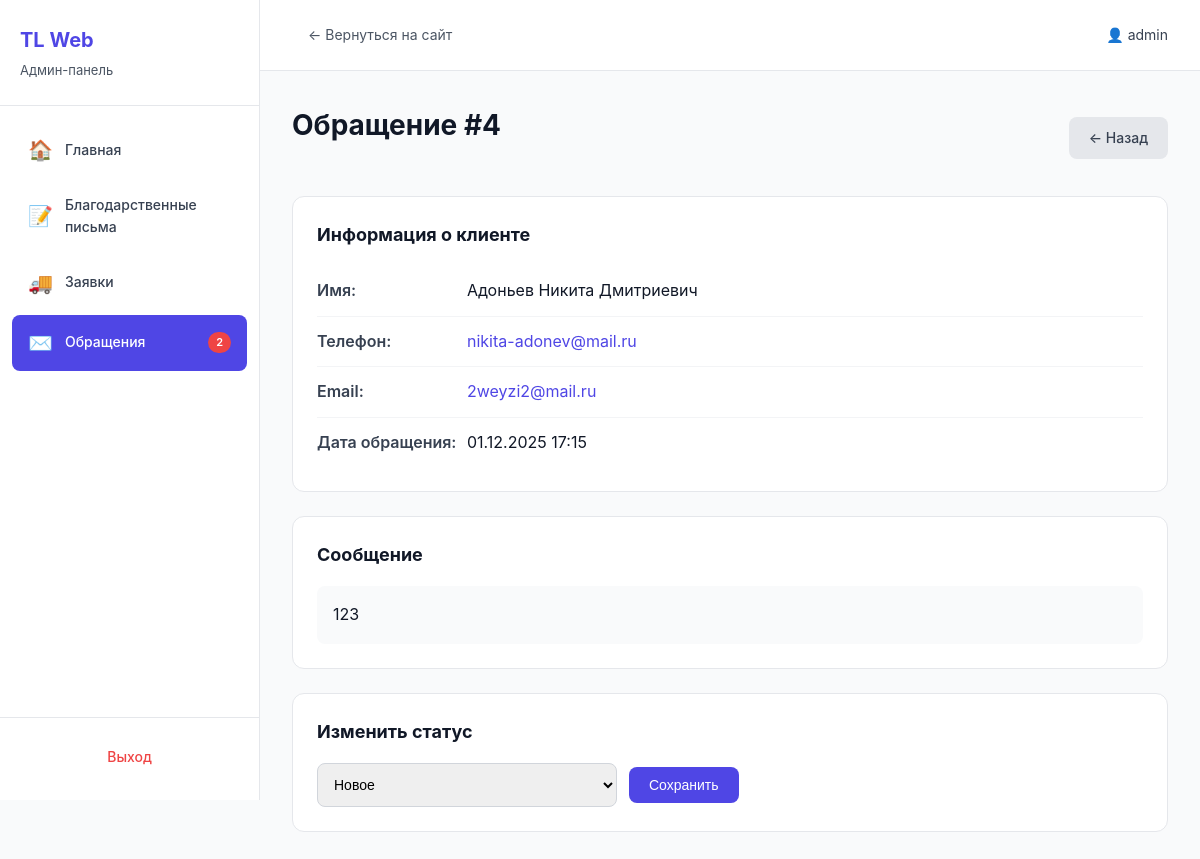
The app's page /public/admin/pages/contact-view.php?id=4 (signed in) with its own data.
### tables this page shows
CREATE TABLE `contacts` (
  `id` int(11) NOT NULL,
  `name` varchar(255) NOT NULL COMMENT 'Имя',
  `phone` varchar(50) NOT NULL COMMENT 'Телефон',
  `email` varchar(255) DEFAULT NULL COMMENT 'Email',
  `message` text NOT NULL COMMENT 'Сообщение',
  `status` enum('new','in_progress','completed','cancelled') DEFAULT 'new' COMMENT 'Статус обращения',
  `created_at` timestamp NOT NULL DEFAULT current_timestamp() COMMENT 'Дата создания',
  `updated_at` timestamp NOT NULL DEFAULT current_timestamp() ON UPDATE current_timestamp() COMMENT 'Дата обновления'
);

### public/admin/pages/contact-view.php (the view, shortened to what this page needs)
<?php
$database = new Database();
$db = $database->getConnection();
$id = $_GET['id'] ?? 0;
$query = "SELECT * FROM contacts WHERE id = :id";
$stmt = $db->prepare($query);
$stmt->bindParam(':id', $id);
$stmt->execute();
$contact = $stmt->fetch(PDO::FETCH_ASSOC);
?>
<!DOCTYPE html>
<html lang="ru">
<head>
    <link rel="stylesheet" href="../css/admin.css">
</head>
<body>
    <div class="admin-layout">
        <?php include '../includes/sidebar.php'; ?>
        <div class="admin-main">
            <?php include '../includes/header.php'; ?>
            <div class="admin-content">
                <div class="content-header">
                    <h1 class="page-title">Обращение #<?php echo $id; ?></h1>
                    <a href="contacts.php" class="btn btn-secondary">← Назад</a>
                </div>
                <div class="contact-detail">
                    <div class="detail-card">
                        <h3>Информация о клиенте</h3>
                        <div class="detail-row">
                            <span class="detail-label">Имя:</span>
                            <span class="detail-value"><?php echo htmlspecialchars($contact['name']); ?></span>
                        </div>
                        <div class="detail-row">
                            <span class="detail-label">Телефон:</span>
                            <span class="detail-value"><a href="tel:<?php echo htmlspecialchars($contact['phone']); ?>"><?php echo htmlspecialchars($contact['phone']); ?></a></span>
                        </div>
                        <div class="detail-row">
                            <span class="detail-label">Email:</span>
                            <span class="detail-value"><a href="mailto:<?php echo htmlspecialchars($contact['email']); ?>"><?php echo htmlspecialchars($contact['email']); ?></a></span>
                        </div>
                        <div class="detail-row">
                            <span class="detail-label">Дата обращения:</span>
                            <span class="detail-value"><?php echo date('d.m.Y H:i', strtotime($contact['created_at'])); ?></span>
                        </div>
                    </div>
                    <div class="detail-card">
                        <h3>Сообщение</h3>
                        <div class="message-content">
                            <?php echo nl2br(htmlspecialchars($contact['message'])); ?>
                        </div>
                    </div>
                    <div class="detail-card">
                        <h3>Изменить статус</h3>
                        <form method="POST" class="status-form">
                            <select name="status" class="status-select">
                                <option value="new" <?php echo $contact['status'] == 'new' ? 'selected' : ''; ?>>Новое</option>
                            </select>
                            <button type="submit" class="btn btn-primary">Сохранить</button>
                        </form>
                    </div>
                </div>
            </div>
        </div>
    </div>
</body>
</html>

### public/admin/css/admin.css (style rules this page uses)
* { margin: 0; padding: 0; box-sizing: border-box; }
:root { --primary: #4F46E5; --primary-dark: #4338CA; --success: #10B981; --warning: #F59E0B; --danger: #EF4444; --gray-50: #F9FAFB; --gray-100: #F3F4F6; --gray-200: #E5E7EB; --gray-300: #D1D5DB; --gray-600: #4B5563; --gray-700: #374151; --gray-800: #1F2937; --gray-900: #111827; }
body { font-family: -apple-system, BlinkMacSystemFont, 'Segoe UI', Roboto, 'Helvetica Neue', Arial, sans-serif; background: var(--gray-50); color: var(--gray-900); line-height: 1.6; }
.admin-layout { display: flex; min-height: 100vh; }
.admin-main { flex: 1; margin-left: 260px; display: flex; flex-direction: column; }
.admin-content { padding: 32px; flex: 1; background: var(--gray-50); min-height: 100vh; }
.page-title { font-size: 28px; font-weight: 700; color: var(--gray-900); margin-bottom: 24px; }
.content-header { display: flex; justify-content: space-between; align-items: center; margin-bottom: 24px; background: transparent; }
.btn { padding: 10px 20px; border: none; border-radius: 8px; cursor: pointer; text-decoration: none; display: inline-flex; align-items: center; gap: 8px; font-size: 14px; font-weight: 500; transition: all 0.2s; }
.btn-primary { background: var(--primary); color: white; }
.btn-secondary { background: var(--gray-200); color: var(--gray-700); }
.testimonial-form, .status-form { max-width: 800px; }
.form-group input[type="text"], .form-group input[type="email"], .form-group input[type="password"], .form-group textarea, .form-group input[type="file"], .form-group select, .status-select { width: 100%; padding: 12px; border: 1px solid var(--gray-300); border-radius: 8px; font-size: 14px; transition: border-color 0.2s; }
.contact-detail { display: grid; gap: 24px; }
.detail-card { background: white; border-radius: 12px; padding: 24px; border: 1px solid var(--gray-200); }
.detail-card h3 { font-size: 18px; margin-bottom: 16px; color: var(--gray-900); }
.detail-row { display: flex; padding: 12px 0; border-bottom: 1px solid var(--gray-100); }
.detail-row:last-child { border-bottom: none; }
.detail-label { font-weight: 600; color: var(--gray-700); min-width: 150px; }
.detail-value { color: var(--gray-900); }
.detail-value a { color: var(--primary); text-decoration: none; }
.message-content { background: var(--gray-50); padding: 16px; border-radius: 8px; line-height: 1.6; }
.status-form { display: flex; gap: 12px; align-items: center; }
.status-select { flex: 1; max-width: 300px; }

### records on screen
contacts: name "Адоньев Никита Дмитриевич", phone "nikita-adonev@mail.ru", email "2weyzi2@mail.ru", created_at "01.12.2025 17:15", message "123", status "Новое"

### other values on screen
$new_count "2"
$_SESSION['admin_username'] "admin"
$id "4"
